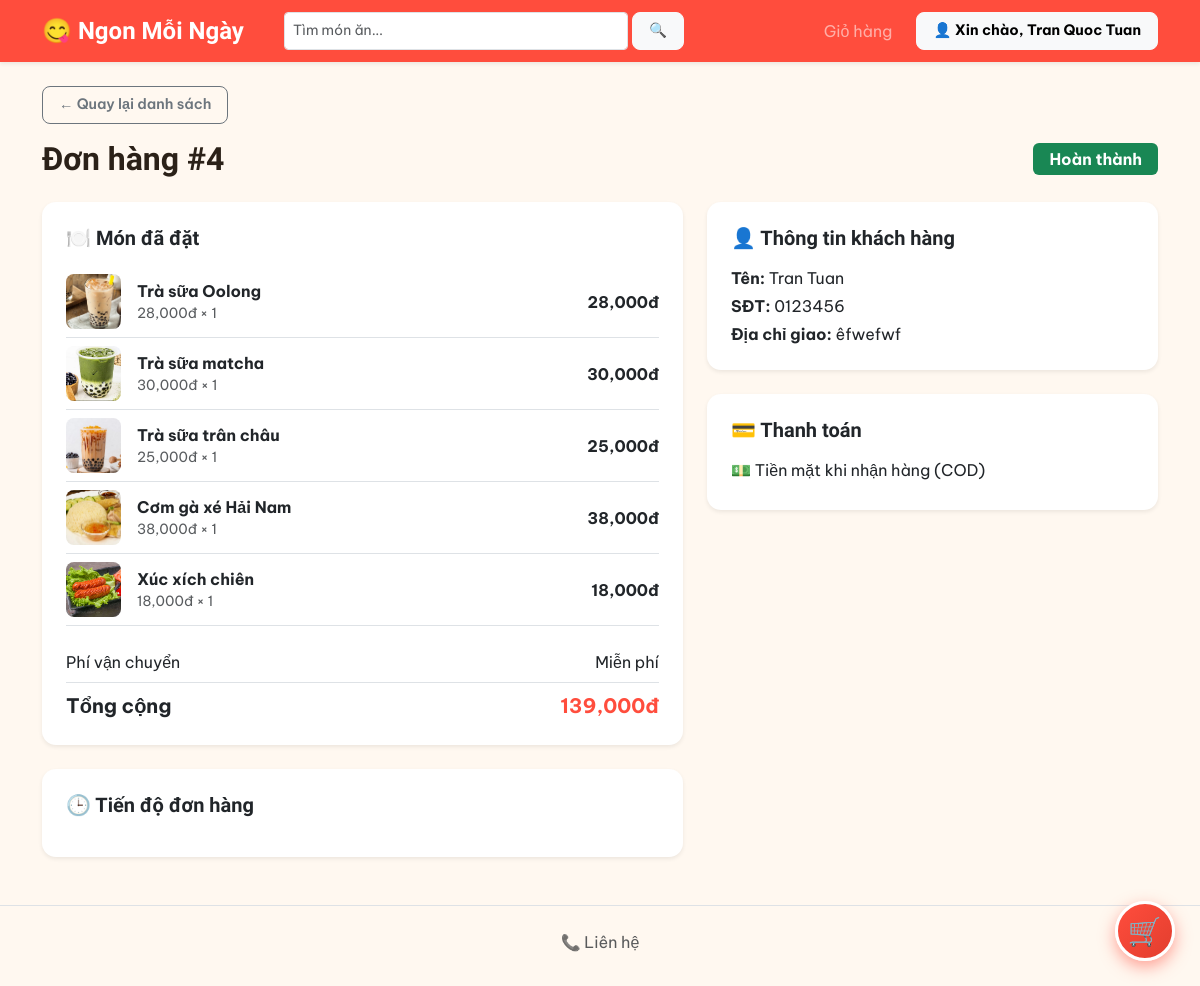
The app's page /admin/chi_tiet_don.php?id=4 (signed in) with its own data.
### tables this page shows
CREATE TABLE `don_hang` (
  `id` int(11) NOT NULL,
  `id_nguoi_dung` int(11) DEFAULT NULL,
  `ten_khach` varchar(100) DEFAULT NULL,
  `sdt` varchar(15) DEFAULT NULL,
  `ngay_dat` datetime DEFAULT current_timestamp(),
  `tong_tien` decimal(10,0) NOT NULL,
  `trang_thai` enum('cho_xac_nhan','da_nhan','dang_lam','dang_giao','hoan_thanh','da_huy') NOT NULL DEFAULT 'cho_xac_nhan',
  `id_ma_giam_gia` int(11) DEFAULT NULL,
  `tien_giam` decimal(10,0) NOT NULL DEFAULT 0,
  `phi_ship` decimal(10,0) NOT NULL DEFAULT 0,
  `phuong_thuc_tt` enum('cod','chuyen_khoan') NOT NULL DEFAULT 'cod',
  `trang_thai_tt` enum('chua_thanh_toan','da_thanh_toan') NOT NULL DEFAULT 'chua_thanh_toan',
  `ten_shipper` varchar(100) DEFAULT NULL,
  `sdt_shipper` varchar(15) DEFAULT NULL,
  `dia_chi_giao` varchar(255) DEFAULT NULL
);

CREATE TABLE `chi_tiet_don_hang` (
  `id` int(11) NOT NULL,
  `id_don_hang` int(11) DEFAULT NULL,
  `id_mon` int(11) DEFAULT NULL,
  `so_luong` int(11) NOT NULL,
  `don_gia` decimal(10,0) NOT NULL
);

CREATE TABLE `mon_an` (
  `id` int(11) NOT NULL,
  `ten_mon` varchar(150) NOT NULL,
  `gia` decimal(10,0) NOT NULL,
  `gia_goc` decimal(10,0) DEFAULT NULL,
  `gia_von` decimal(10,0) NOT NULL DEFAULT 0,
  `noi_bat` tinyint(1) NOT NULL DEFAULT 0,
  `mo_ta` text DEFAULT NULL,
  `hinh_anh` varchar(255) DEFAULT NULL,
  `id_danh_muc` int(11) DEFAULT NULL,
  `con_hang` tinyint(1) DEFAULT 1
);

### admin/chi_tiet_don.php (the view, shortened to what this page needs)
<?php
include '../includes/header.php';
include '../config/ketnoi.php';
$id = $_GET['id'];
$stmt = $conn->prepare("SELECT * FROM don_hang WHERE id = ?");
$stmt->bind_param("i", $id);
$stmt->execute();
$don = $stmt->get_result()->fetch_assoc();
$stmt2 = $conn->prepare("
    SELECT chi_tiet_don_hang.*, mon_an.ten_mon, mon_an.hinh_anh
    FROM chi_tiet_don_hang
    JOIN mon_an ON chi_tiet_don_hang.id_mon = mon_an.id
    WHERE id_don_hang = ?
");
$stmt2->bind_param("i", $id);
$stmt2->execute();
$chi_tiet = $stmt2->get_result();
function nhanTrangThai2($ma) {
    $ds = ['cho_xac_nhan'=>'Chờ quán xác nhận','da_nhan'=>'Quán đã nhận đơn','dang_lam'=>'Đang chuẩn bị món','dang_giao'=>'Đang giao','hoan_thanh'=>'Hoàn thành','da_huy'=>'Đã hủy'];
    return $ds[$ma] ?? $ma;
}
?>
<div class="container my-4">
    <a href="don_hang.php" class="btn btn-outline-secondary btn-sm mb-3">← Quay lại danh sách</a>
    <div class="d-flex justify-content-between align-items-center flex-wrap gap-2 mb-4">
        <h2 class="fw-bold mb-0">Đơn hàng #<?php echo $don['id']; ?></h2>
        <span class="badge bg-<?php echo $don['trang_thai']=='da_huy'?'secondary':'success'; ?> fs-6 px-3 py-2">
            <?php echo nhanTrangThai2($don['trang_thai']); ?>
        </span>
    </div>
    <div class="row g-4">
        <div class="col-md-7">
            <div class="card shadow-sm border-0 mb-4">
                <div class="card-body p-4">
                    <h5 class="fw-bold mb-3">🍽️ Món đã đặt</h5>
                    <?php while ($mon = $chi_tiet->fetch_assoc()):
                        $anh = !empty($mon['hinh_anh']) ? $mon['hinh_anh'] : 'no-image.jpg';
                    ?>
                    <div class="d-flex align-items-center gap-3 py-2 border-bottom">
                        <img src="../assets/img/<?php echo $anh; ?>" style="width:55px;height:55px;object-fit:cover;border-radius:8px;">
                        <div class="flex-grow-1">
                            <div class="fw-bold"><?php echo $mon['ten_mon']; ?></div>
                            <div class="text-muted small"><?php echo number_format($mon['don_gia']); ?>đ × <?php echo $mon['so_luong']; ?></div>
                        </div>
                        <div class="fw-bold"><?php echo number_format($mon['don_gia'] * $mon['so_luong']); ?>đ</div>
                    </div>
                    <?php endwhile; ?>
                    <div class="d-flex justify-content-between pt-3 mt-2">
                        <span>Phí vận chuyển</span>
                        <span><?php echo $don['phi_ship'] == 0 ? 'Miễn phí' : number_format($don['phi_ship']).'đ'; ?></span>
                    </div>
                    <div class="d-flex justify-content-between fw-bold fs-5 mt-2 pt-2 border-top">
                        <span>Tổng cộng</span>
                        <span style="color:var(--primary);"><?php echo number_format($don['tong_tien']); ?>đ</span>
                    </div>
                </div>
            </div>
            <div class="card shadow-sm border-0">
                <div class="card-body p-4">
                    <h5 class="fw-bold mb-3">🕒 Tiến độ đơn hàng</h5>
                </div>
            </div>
        </div>
        <div class="col-md-5">
            <div class="card shadow-sm border-0 mb-4">
                <div class="card-body p-4">
                    <h5 class="fw-bold mb-3">👤 Thông tin khách hàng</h5>
                    <p class="mb-1"><strong>Tên:</strong> <?php echo htmlspecialchars($don['ten_khach']); ?></p>
                    <p class="mb-1"><strong>SĐT:</strong> <?php echo htmlspecialchars($don['sdt']); ?></p>
                    <p class="mb-0"><strong>Địa chỉ giao:</strong> <?php echo htmlspecialchars($don['dia_chi_giao']); ?></p>
                </div>
            </div>
            <div class="card shadow-sm border-0 mb-4">
                <div class="card-body p-4">
                    <h5 class="fw-bold mb-3">💳 Thanh toán</h5>
                    <p class="mb-1"><?php echo $don['phuong_thuc_tt'] == 'chuyen_khoan' ? '🏦 Chuyển khoản ngân hàng' : '💵 Tiền mặt khi nhận hàng (COD)'; ?></p>
                </div>
            </div>
        </div>
    </div>
</div>
<?php include '../includes/footer.php'; ?>

### assets/css/style.css (style rules this page uses)
:root { --primary: #FF4D3D; --primary-dark: #E23E2E; --primary-light: #FFE4DE; --secondary: #0D9488; --accent: #FFB703; --dark: #2B2118; --bg-page: #FFF8F0; --muted: #8A7F72; }
body { font-family: 'Be Vietnam Pro', sans-serif; color: var(--dark); background: var(--bg-page); }
h1, h2, h3, h4, h5, h6, .navbar-brand, .card-title { font-family: 'Baloo 2', sans-serif; font-weight: 700; }
.btn { padding: 10px 22px; font-size: 1rem; font-weight: 600; border-radius: 10px; transition: all 0.15s ease; }
.btn-sm { padding: 7px 16px; font-size: 0.9rem; border-radius: 8px; }
.card { border-radius: 14px !important; }

### records on screen
don_hang: id "4", trang_thai "Hoàn thành", tong_tien "139,000", ten_khach "Tran Tuan", sdt "0123456", dia_chi_giao "êfwefwf"
chi_tiet_don_hang: id_mon.hinh_anh (picture), id_mon.ten_mon "Trà sữa Oolong", don_gia "28,000", so_luong "1", $mon['don_gia'] * $mon['so_luong'] "28,000"
chi_tiet_don_hang: id_mon.hinh_anh (picture), id_mon.ten_mon "Trà sữa matcha", don_gia "30,000", so_luong "1", $mon['don_gia'] * $mon['so_luong'] "30,000"
chi_tiet_don_hang: id_mon.hinh_anh (placeholder picture), id_mon.ten_mon "Trà sữa trân châu", don_gia "25,000", so_luong "1", $mon['don_gia'] * $mon['so_luong'] "25,000"
chi_tiet_don_hang: id_mon.hinh_anh (picture), id_mon.ten_mon "Cơm gà xé Hải Nam", don_gia "38,000", so_luong "1", $mon['don_gia'] * $mon['so_luong'] "38,000"
chi_tiet_don_hang: id_mon.hinh_anh (picture), id_mon.ten_mon "Xúc xích chiên", don_gia "18,000", so_luong "1", $mon['don_gia'] * $mon['so_luong'] "18,000"

### other values on screen
$_SESSION['ho_ten'] "Tran Quoc Tuan"
